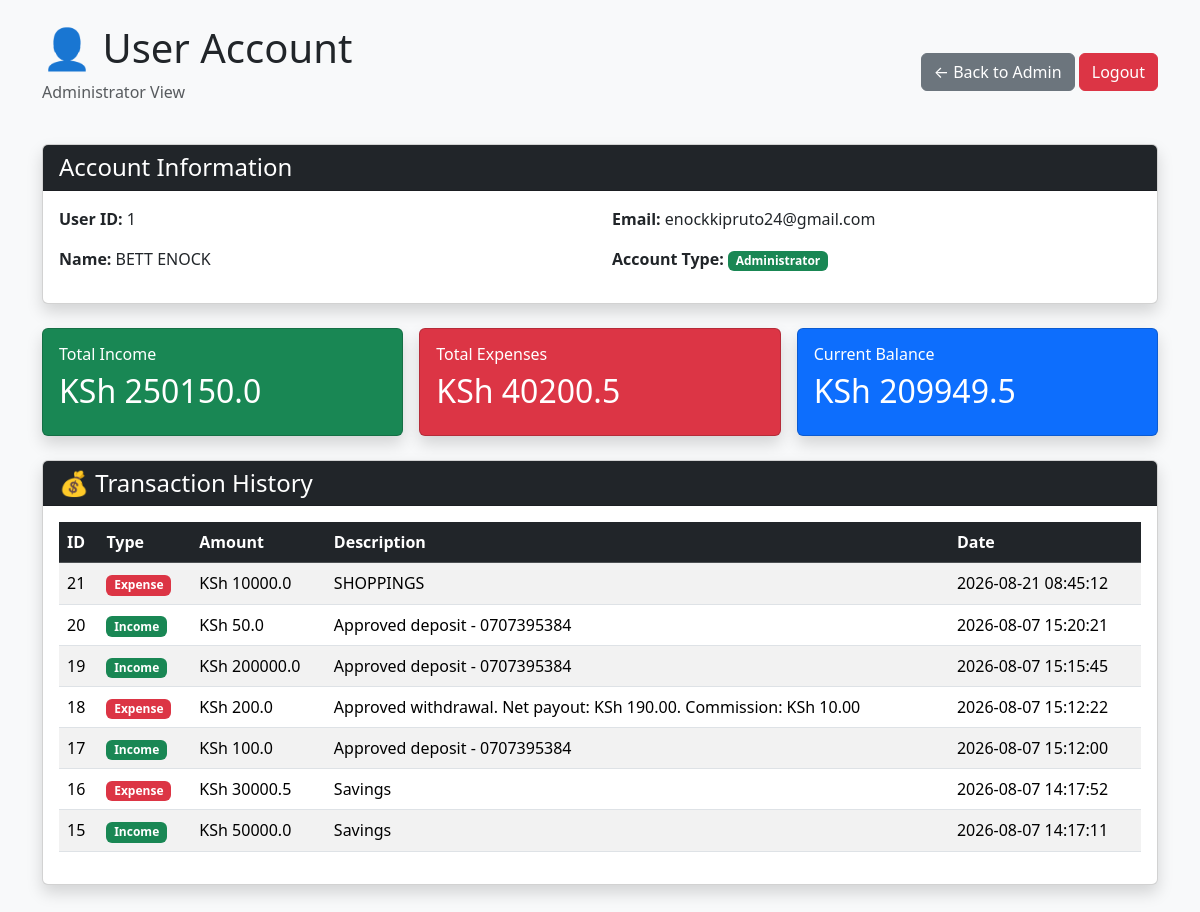
Page /admin/user/1 (signed in) on the committed database.
### tables this page shows
CREATE TABLE users (
    id INTEGER PRIMARY KEY AUTOINCREMENT,
    name TEXT NOT NULL,
    email TEXT UNIQUE NOT NULL,
    password TEXT NOT NULL
, is_admin INTEGER DEFAULT 0, is_active INTEGER DEFAULT 1);

CREATE TABLE transactions (
    id INTEGER PRIMARY KEY AUTOINCREMENT,
    user_email TEXT NOT NULL,
    type TEXT NOT NULL,
    amount REAL NOT NULL,
    description TEXT,
    date TIMESTAMP DEFAULT CURRENT_TIMESTAMP
);

### app.py (the view)
@app.route(
    "/admin/user/<int:user_id>"
)
def admin_user(user_id):
    if "user_email" not in session:
        return redirect(url_for("login"))
    if session.get("is_admin") != 1:
        return "Access denied. Admins only."
    connection = get_db()
    cursor = connection.cursor()
    cursor.execute("""
        SELECT
            id,
            name,
            email,
            is_admin,
            is_active
        FROM users
        WHERE id=?
    """, (user_id,))
    user = cursor.fetchone()
    if not user:
        connection.close()
        return "User not found."
    cursor.execute("""
        SELECT
            id,
            type,
            amount,
            description,
            date
        FROM transactions
        WHERE user_email=?
        ORDER BY date DESC
    """, (
        user["email"],
    ))
    transactions = cursor.fetchall()
    cursor.execute("""
        SELECT

            COALESCE(
                SUM(
                    CASE
                        WHEN type='Income'
                        THEN amount
                        ELSE 0
                    END
                ),
                0
            ) AS total_income,

            COALESCE(
                SUM(
                    CASE
                        WHEN type='Expense'
                        THEN amount
                        ELSE 0
                    END
                ),
                0
            ) AS total_expenses

        FROM transactions
        WHERE user_email=?
    """, (
        user["email"],
    ))
    totals = cursor.fetchone()
    total_income = totals["total_income"]
    total_expenses = totals["total_expenses"]
    balance = (
        total_income -
        total_expenses
    )
    connection.close()
    return render_template(
        "admin_user.html",
        user=user,
        transactions=transactions,
        total_income=total_income,
        total_expenses=total_expenses,
        balance=balance
    )

### app.py (called while the page is built)
def get_db():
    connection = sqlite3.connect(DATABASE)
    connection.row_factory = sqlite3.Row
    return connection

### templates/admin_user.html (shortened to what this page needs)
<!DOCTYPE html>
<html lang="en">
<head>
    <link
        href="https://cdn.jsdelivr.net/npm/bootstrap@5.3.3/dist/css/bootstrap.min.css"
        rel="stylesheet"
    >
</head>
<body class="bg-light">
<div class="container mt-4 mb-5">
    <div class="d-flex justify-content-between align-items-center mb-4">
        <div>
            <h1>👤 User Account</h1>
            <p class="text-muted">
                Administrator View
            </p>
        </div>
        <div>
            <a
                href="/admin"
                class="btn btn-secondary"
            >
                ← Back to Admin
            </a>
            <a
                href="/logout"
                class="btn btn-danger"
            >
                Logout
            </a>
        </div>
    </div>
    <div class="card shadow mb-4">
        <div class="card-header bg-dark text-white">
            <h4 class="mb-0">
                Account Information
            </h4>
        </div>
        <div class="card-body">
            <div class="row">
                <div class="col-md-6">
                    <p>
                        <strong>User ID:</strong>
                        {{ user[0] }}
                    </p>
                    <p>
                        <strong>Name:</strong>
                        {{ user[1] }}
                    </p>
                </div>
                <div class="col-md-6">
                    <p>
                        <strong>Email:</strong>
                        {{ user[2] }}
                    </p>
                    <p>
                        <strong>Account Type:</strong>
                        {% if user[3] == 1 %}
                            <span class="badge bg-success">
                                Administrator
                            </span>
                        {% else %}
                            <span class="badge bg-secondary">
                                User
                            </span>
                        {% endif %}
                    </p>
                </div>
            </div>
        </div>
    </div>
    <div class="row g-3 mb-4">
        <div class="col-md-4">
            <div class="card bg-success text-white shadow">
                <div class="card-body">
                    <h6>
                        Total Income
                    </h6>
                    <h2>
                        KSh {{ total_income }}
                    </h2>
                </div>
            </div>
        </div>
        <div class="col-md-4">
            <div class="card bg-danger text-white shadow">
                <div class="card-body">
                    <h6>
                        Total Expenses
                    </h6>
                    <h2>
                        KSh {{ total_expenses }}
                    </h2>
                </div>
            </div>
        </div>
        <div class="col-md-4">
            <div class="card bg-primary text-white shadow">
                <div class="card-body">
                    <h6>
                        Current Balance
                    </h6>
                    <h2>
                        KSh {{ balance }}
                    </h2>
                </div>
            </div>
        </div>
    </div>
    <div class="card shadow">
        <div class="card-header bg-dark text-white">
            <h4 class="mb-0">
                💰 Transaction History
            </h4>
        </div>
        <div class="card-body">
            <div class="table-responsive">
                <table class="table table-striped table-hover">
                    <thead class="table-dark">
                        <tr>
                            <th>ID</th>
                            <th>Type</th>
                            <th>Amount</th>
                            <th>Description</th>
                            <th>Date</th>
                        </tr>
                    </thead>
                    <tbody>
                    {% for transaction in transactions %}
                        <tr>
                            <td>
                                {{ transaction[0] }}
                            </td>
                            <td>
                                {% if transaction[1] == "Income" %}
                                    <span class="badge bg-success">
                                        Income
                                    </span>
                                {% else %}
                                    <span class="badge bg-danger">
                                        Expense
                                    </span>
                                {% endif %}
                            </td>
                            <td>
                                KSh {{ transaction[2] }}
                            </td>
                            <td>
                                {{ transaction[3] }}
                            </td>
                            <td>
                                {{ transaction[4] }}
                            </td>
                        </tr>
                    {% endfor %}
                    </tbody>
                </table>
            </div>
        </div>
    </div>
</div>
</body>
</html>

### rows in the picture
users: id "1", name "BETT ENOCK", email "enockkipruto24@gmail.com"
transactions: type "Expense"
transactions: type "Income"
transactions: type "Income"
transactions: type "Expense"
transactions: type "Income"
transactions: type "Expense"
transactions: type "Income"

### other values in the picture
{{ total_income }} "250150.0"
{{ total_expenses }} "40200.5"
{{ balance }} "209949.5"
